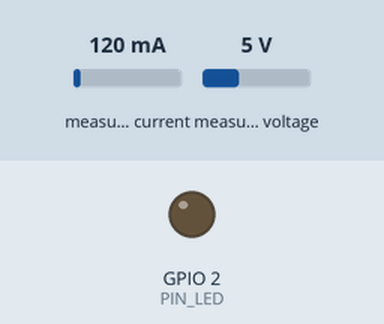
The sketch below on a simulated ESP32. Parts: output pins drawn as LEDs (lit = HIGH). The inputs (shaded band) are chosen by the test bench; at power-on: measured current 120 mA, measured voltage 5 V. WiFi joins after 1.5 s; servers stay silent unless stated; uploads are accepted with an empty reply; EEPROM starts erased; what the sketch prints to the serial monitor is not drawn.

Above: at 0.1 s.
At 1.9 s:
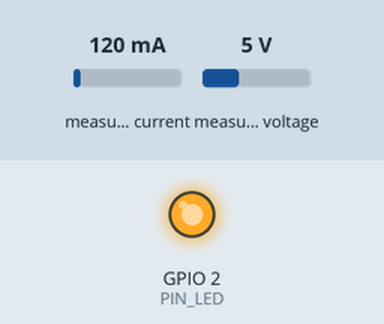
Timing chart, 0 to 3.5 s (numbered marks = the images above):
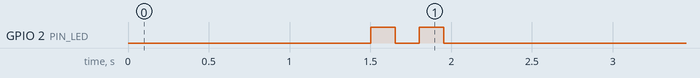

The sketch:

coredash-watch.ino
```cpp
/*
 * CoreDash Watch · เฟิร์มแวร์ ESP32 (ใช้ฟรี)
 * ─────────────────────────────────────────────
 * วัดไฟด้วย PZEM-004T v3 แล้วส่งขึ้น CoreDash ทุก 60 วินาที
 * ระบบบนเว็บจะแจ้งเตือน: ไฟดับ · ปั๊มหยุด/เริ่มทำงาน · อุปกรณ์ขาดการติดต่อ
 *
 * ต้องติดตั้งไลบรารีใน Arduino IDE (Library Manager):
 *   - "WiFiManager" โดย tzapu
 *   - "PZEM004Tv30" โดย Jakub Mandula
 * บอร์ด: ESP32 Dev Module (Board Manager: "esp32" โดย Espressif)
 *
 * การต่อสาย (เลี้ยง PZEM ด้วย 3V3 เพราะขา ESP32 รับได้แค่ 3.3V):
 *   PZEM 5V  → ESP32 3V3           PZEM GND → ESP32 GND
 *   PZEM TX  → ESP32 GPIO16 (RX2)  PZEM RX  → ESP32 GPIO17 (TX2)
 *   ฝั่งไฟ 220V ของ PZEM และคล้อง CT ที่สายไฟเส้นเดียวของปั๊ม/เครื่องใช้ ให้ช่างไฟต่อ
 *
 * ใช้งานครั้งแรก:
 *   1) เสียบไฟ ESP32 จะเปิด Wi-Fi ชื่อ "CoreDash-Watch-xxxx" (รหัส coredash)
 *   2) ต่อมือถือเข้า Wi-Fi นั้น หน้าตั้งค่าจะเด้งขึ้น
 *   3) เลือก Wi-Fi บ้าน ใส่รหัส Wi-Fi (และ "รหัสอุปกรณ์" cdw_... ถ้ายังไม่ได้ฝังมาในไฟล์)
 *   ดาวน์โหลดไฟล์นี้จากหน้าอุปกรณ์ใน coredashtech.com/watch/app จะได้ไฟล์ที่ฝังรหัสอุปกรณ์มาให้แล้ว
 * รีเซ็ตค่า: กดปุ่ม BOOT ค้างไว้ 5 วินาทีขณะทำงาน
 *
 * แจ้ง "ไฟดับ" ได้ทันทีเมื่อ ESP32 และเราเตอร์มีไฟสำรอง (พาวเวอร์แบงก์/UPS)
 * ถ้าไม่มีไฟสำรอง ระบบจะแจ้ง "ขาดการติดต่อ" ภายในราว 3–4 นาทีแทน
 *
 * © 2026 CoreDash Technology · โทร 081-923-2380
 */
#include <WiFi.h>
#include <WiFiClientSecure.h>
#include <HTTPClient.h>
#include <Preferences.h>
#include <WiFiManager.h>
#include <PZEM004Tv30.h>

// ───── ค่าตั้ง (หน้าเว็บกรอกให้อัตโนมัติตอนดาวน์โหลด) ─────
static const char* SUPABASE_URL = "__SUPABASE_URL__";
static const char* SUPABASE_KEY = "__SUPABASE_KEY__";   // publishable key (เปิดเผยได้)
static const char* DEVICE_KEY_DEFAULT = "__DEVICE_KEY__";
static const char* AP_PASS = "coredash";
static const char* FW_VERSION = "1.1.0";
static const int PIN_LED = 2;    // ไฟ LED บนบอร์ด
static const int PIN_BOOT = 0;   // ปุ่ม BOOT
static const int PZEM_RX = 16, PZEM_TX = 17;

PZEM004Tv30 pzem(Serial2, PZEM_RX, PZEM_TX);
Preferences prefs;
String deviceKey;
uint32_t intervalMs = 60000;
uint32_t lastSend = 0;
int failCount = 0;

// รหัสอุปกรณ์ต้องเป็นรูปแบบ cdw_ ตามด้วยตัวอักษร/ตัวเลข 24 ตัว
bool validKey(const String& k) {
  if (k.length() != 28 || !k.startsWith("cdw_")) return false;
  for (size_t i = 4; i < k.length(); i++) {
    char c = k[i];
    if (!((c >= 'A' && c <= 'Z') || (c >= '2' && c <= '9'))) return false;
  }
  return true;
}

void blink(int times, int ms) {
  for (int i = 0; i < times; i++) { digitalWrite(PIN_LED, HIGH); delay(ms); digitalWrite(PIN_LED, LOW); delay(ms); }
}

// ค่าที่อ่านไม่ได้ (NaN) ส่งเป็น null ให้เซิร์ฟเวอร์รู้ว่าไม่มีไฟเมน
void addNum(String& js, const char* name, float v, int digits, bool comma = true) {
  js += '"'; js += name; js += "\":";
  if (isnan(v)) js += "null"; else js += String(v, digits);
  if (comma) js += ',';
}

void startPortal(bool force) {
  WiFiManager wm;
  char keyBuf[40];
  strncpy(keyBuf, deviceKey.c_str(), sizeof(keyBuf) - 1);
  keyBuf[sizeof(keyBuf) - 1] = '\0';
  WiFiManagerParameter pKey("key", "รหัสอุปกรณ์ (cdw_...)", keyBuf, 30);
  wm.addParameter(&pKey);
  wm.setTitle("CoreDash Watch");
  wm.setConfigPortalTimeout(300);
  String ap = "CoreDash-Watch-" + String((uint32_t)(ESP.getEfuseMac() & 0xFFFF), HEX);

  bool ok = force ? wm.startConfigPortal(ap.c_str(), AP_PASS) : wm.autoConnect(ap.c_str(), AP_PASS);
  String k = String(pKey.getValue());
  k.trim();
  if (validKey(k) && k != deviceKey) {
    deviceKey = k;
    prefs.putString("key", deviceKey);
  }
  if (!ok) { delay(1000); ESP.restart(); }
}

void factoryReset() {
  blink(10, 60);
  prefs.clear();
  WiFiManager wm;
  wm.resetSettings();
  delay(500);
  ESP.restart();
}

bool sendReading() {
  float v = pzem.voltage(), a = pzem.current(), w = pzem.power();
  float kwh = pzem.energy(), pf = pzem.pf(), hz = pzem.frequency();

  String js = "{\"p_key\":\"";
  js += deviceKey; js += "\",";
  addNum(js, "p_v", v, 1); addNum(js, "p_a", a, 3); addNum(js, "p_w", w, 1);
  addNum(js, "p_kwh", kwh, 3); addNum(js, "p_pf", pf, 2); addNum(js, "p_hz", hz, 1);
  js += "\"p_fw\":\""; js += FW_VERSION; js += "\"}";

  WiFiClientSecure client;
  // หมายเหตุ: ไม่ตรวจใบรับรองเพื่อให้ใช้ได้ทันทีกับทุกบอร์ด ข้อมูลยังเข้ารหัสระหว่างทาง
  // ถ้าต้องการความปลอดภัยสูงขึ้น ให้ใช้ client.setCACert(...) ด้วยใบรับรองของเว็บ
  client.setInsecure();
  HTTPClient http;
  http.setTimeout(10000);
  String url = String(SUPABASE_URL) + "/rest/v1/rpc/watch_ingest";
  if (!http.begin(client, url)) return false;
  http.addHeader("Content-Type", "application/json");
  http.addHeader("apikey", SUPABASE_KEY);
  int code = http.POST(js);
  String body = code > 0 ? http.getString() : "";
  http.end();

  Serial.printf("[watch] POST %d %s\n", code, body.c_str());
  if (code != 200) return false;
  // เซิร์ฟเวอร์ตอบ เช่น {"ok": true, "active": true, "interval": 60}
  if (body.indexOf("unknown device") >= 0 || body.indexOf("bad key") >= 0) { blink(3, 300); return false; } // รหัสอุปกรณ์ผิด
  int p = body.indexOf("\"interval\"");
  if (p >= 0) {
    int c = body.indexOf(':', p);
    long sec = c > 0 ? body.substring(c + 1).toInt() : 0;
    if (sec >= 15 && sec <= 3600) intervalMs = (uint32_t)sec * 1000UL;
  }
  return body.indexOf("\"ok\": true") >= 0 || body.indexOf("\"ok\":true") >= 0;
}

void setup() {
  Serial.begin(115200);
  pinMode(PIN_LED, OUTPUT);
  pinMode(PIN_BOOT, INPUT_PULLUP);
  prefs.begin("cdwatch", false);
  deviceKey = prefs.getString("key", "");
  if (!validKey(deviceKey) && validKey(String(DEVICE_KEY_DEFAULT))) deviceKey = DEVICE_KEY_DEFAULT; // รหัสที่ฝังมาจากหน้าเว็บ

  WiFi.mode(WIFI_STA);
  WiFi.setAutoReconnect(true);
  startPortal(!validKey(deviceKey));   // ยังไม่มีรหัส → เปิดหน้าตั้งค่าทันที
  blink(2, 150);
  lastSend = millis() - intervalMs + 5000; // ส่งครั้งแรกหลังเปิดเครื่อง 5 วินาที
}

void loop() {
  // กด BOOT ค้าง 5 วินาที = ล้างค่าทั้งหมด
  if (digitalRead(PIN_BOOT) == LOW) {
    uint32_t t0 = millis();
    while (digitalRead(PIN_BOOT) == LOW) {
      if (millis() - t0 > 5000) factoryReset();
      delay(20);
    }
  }

  if (millis() - lastSend >= intervalMs) {
    lastSend = millis();
    if (WiFi.status() == WL_CONNECTED && sendReading()) {
      failCount = 0;
      blink(1, 40);
    } else if (++failCount >= 10) {
      ESP.restart();  // ส่งไม่ได้ 10 รอบติด ลองเริ่มใหม่
    }
  }
  delay(50);
}
```
